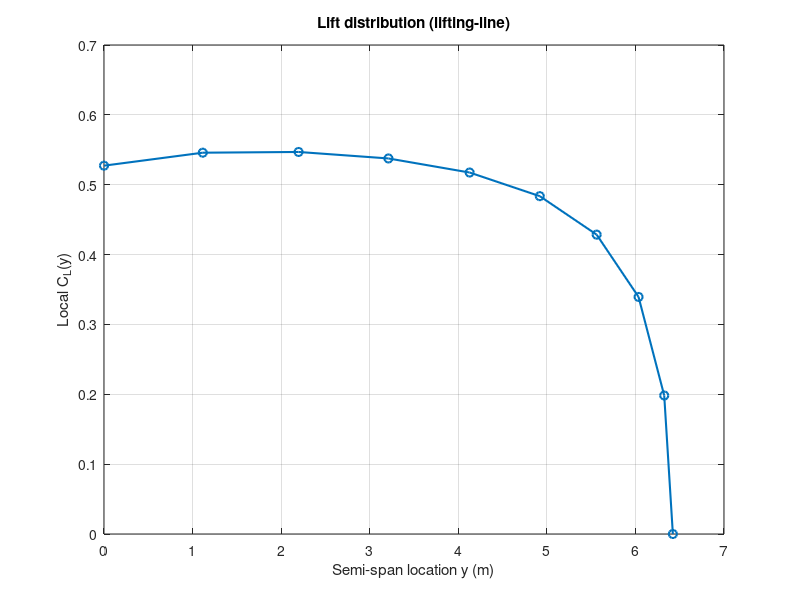

Write MATLAB code to recreate this figure.
clc; clear; close all

%% === Parámetros de ala ===
N          = 9;        % número de términos/slices (Fourier odd terms)
S          = 22;       % [m^2]
AR         = 7.5;        % Aspect ratio
lambda     = 0.55;      % taper ratio = C_tip / C_root
alpha_twist= -1.5;       % twist lineal (deg) (tip respecto a root)
i_w        = 2.55;        % ángulo de calaje del ala (deg)
a_2d       = 6.465;      % pendiente 2D (1/rad)
alpha_0    = -3.75;     % ángulo de 0 sustentación (deg)

deg2rad = pi/180;

%% === Geometría básica ===
b    = sqrt(AR*S);          % envergadura [m]
MAC  = S/(b);             % chord medio aerodinámico S/(b/2) = 2S/b
Croot= (1.5*(1+lambda)*MAC)/(1 + lambda + lambda^2);  % cuerda root

% Ángulos collocation (Método de Multhopp/Prandtl)
theta = (pi/(2*N))*(1:1:N);           % N puntos entre (pi/2N) y (pi/2)
z     = (b/2)*cos(theta);             % y local (semi-ala, de ~b/2 a 0)
c     = Croot*(1 - (1 - lambda)*cos(theta));   % cuerda local en cada theta

% Distribución de ángulo de ataque geométrico (calaje + twist lineal)
% i_w en el root y i_w+alpha_twist en el tip (o viceversa según signo)
alpha_geom = linspace(i_w + alpha_twist, i_w, N);   % [deg]

% Parámetro mu_i = a2D * c_i / (4b)
mu = (a_2d .* c) ./ (4*b);

%% === Lado izquierdo del sistema (en rad) ===
% α_eff = α_geom - α_0 (en deg) -> convertir a rad
LHS = mu .* ((alpha_geom - alpha_0) * deg2rad);   % vector 1xN

%% === Construcción de la matriz B (N×N) ===
B = zeros(N,N);
for i = 1:N
    for j = 1:N
        n     = 2*j - 1;  % armónicos impares
        B(i,j)= sin(n*theta(i)) * ( 1 + mu(i)*n/sin(theta(i)) );
    end
end

%% === Resolver coeficientes de Fourier A_j ===
A = B \ LHS(:);   % A es Nx1, con A1, A3, A5, ...

%% === Recuperar distribución de CL local ===
% sum2_i = sum_j A_j * sin((2j-1)*theta_i)
sum2 = zeros(1,N);
for i = 1:N
    acc = 0;
    for j = 1:N
        n   = 2*j - 1;
        acc = acc + A(j)*sin(n*theta(i));
    end
    sum2(i) = acc;
end

% CL(y) = (4b/c(y)) * sum2_i
CL_local = (4*b .* sum2) ./ c;

%% === Preparar datos para graficar incluyendo punta (y=b/2, CL=0) ===
y_s  = [b/2, z];          % poner primero la punta exacta y=b/2
CL_s = [0,   CL_local];   % en la punta CL=0

%% === Gráfica ===
figure
plot(y_s, CL_s, '-o', 'LineWidth', 1.5, 'MarkerSize', 6)
grid on
xlabel('Semi-span location y (m)')
ylabel('Local C_L(y)')
title('Lift distribution (lifting-line)')

%% === CL del ala (coeficiente total) ===
CL_wing = pi * AR * A(1);   % A1 es el primer coeficiente impar
fprintf('C_L (wing) = %.5f\n', CL_wing);
